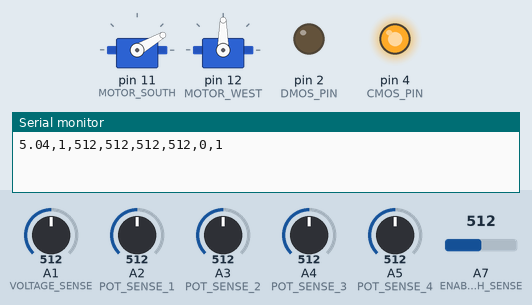
The sketch below on a simulated Arduino Mega 2560, built with avr-gcc and run on an emulated ATmega2560. Parts: 2 × servo, output pins drawn as LEDs (lit = HIGH), the last lines printed to the serial monitor. The inputs (shaded band) are chosen by the test bench; at power-on: A1 (VOLTAGE_SENSE) = 512, A2 (POT_SENSE_1) = 512, A3 (POT_SENSE_2) = 512, A4 (POT_SENSE_3) = 512, A5 (POT_SENSE_4) = 512, A7 (ENABLE_SWITCH_SENSE) = 512.

Above: at 1.2 s.
1.3 s: A1 (VOLTAGE_SENSE) set to 626
6.2 s: A1 (VOLTAGE_SENSE) set to 655
At 10.4 s:
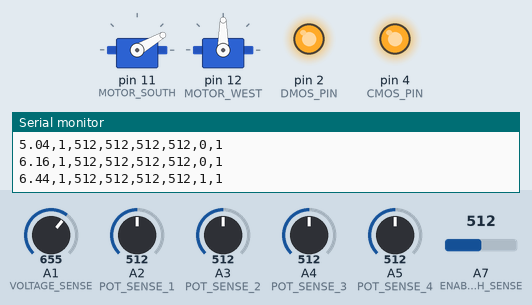
11.5 s: A2 (POT_SENSE_1) set to 716
At 15.6 s:
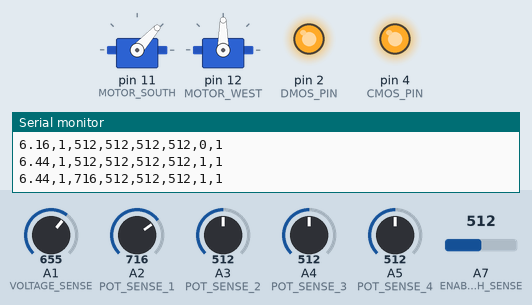
21.5 s: A3 (POT_SENSE_2) set to 716
At 25.8 s:
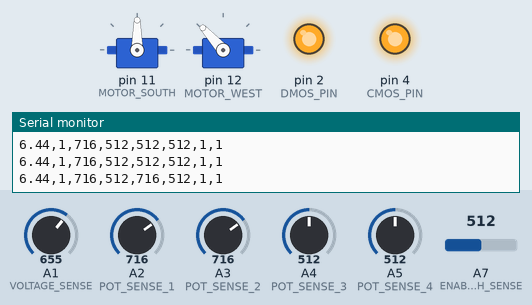
31.5 s: A4 (POT_SENSE_3) set to 716
At 36.0 s:
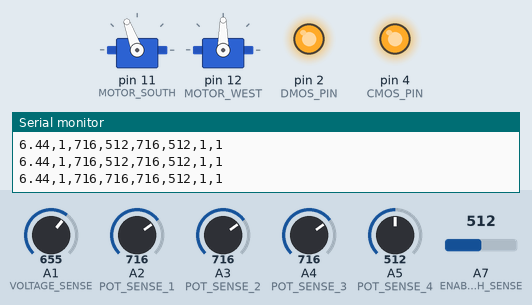
41.5 s: A2 (POT_SENSE_1) set to 848
51.5 s: A2 (POT_SENSE_1) set to 874
At 55.3 s:
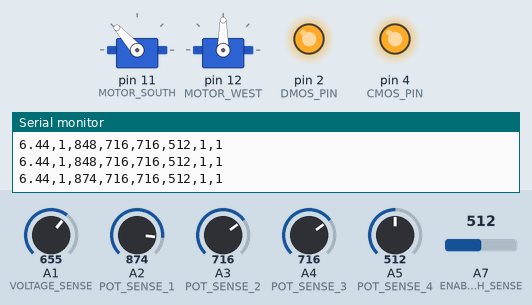
Timing chart, 0 to 86.5 s (numbered marks = the images above; inputs shaded):
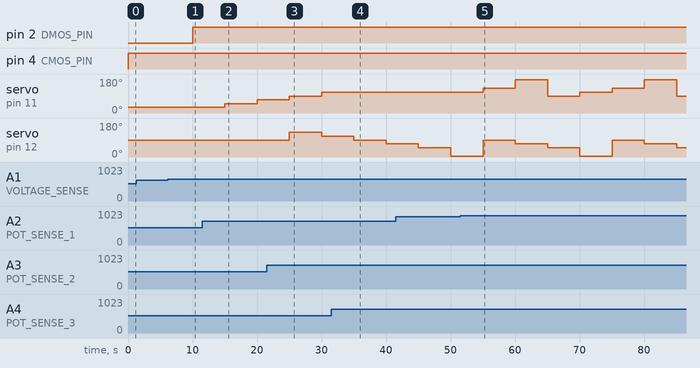

Measured:
- the behaviour switches between 640 and 641 on A1 (VOLTAGE_SENSE) (found by bisection; images 0 and 1)
- the behaviour switches between 858 and 859 on A2 (POT_SENSE_1) (found by bisection; images 4 and 5)
- after the input at 6.2 s, pin 2 (DMOS_PIN): LOW → HIGH after 3.8 s
- after the input at 11.5 s, servo on pin 11 (MOTOR_SOUTH): 30° → 48° after 3.5 s, → 70° 5.0 s later
- after the input at 21.5 s, servo on pin 12 (MOTOR_WEST): 90° → 132° after 3.5 s, → 110° 5.0 s later
- after the input at 31.5 s, servo on pin 11 (MOTOR_SOUTH): stays 110° (without the input it goes to 132° after 3.5 s)
- after the input at 51.5 s, servo on pin 11 (MOTOR_SOUTH): 110° → 132° after 3.5 s, → 175° 5.0 s later, → 90° 5.0 s later, → 110° 5.0 s later, … (7 changes in this stretch)

The sketch:

mdp_bms.ino
```cpp
// MDP Harris 2016
// Developed my Maria Karstens
// Fall 2016

#include <Servo.h>
#include <SoftwareSerial.h>

/*------- DEFINE PIN OUTS-------*/
#define VOLTAGE_SENSE A1
// #define CURRENT_SENSE A6
#define POT_SENSE_1 A2
#define POT_SENSE_2 A3
#define POT_SENSE_3 A4
#define POT_SENSE_4 A5
#define ENABLE_SWITCH_SENSE A7
#define CMOS_PIN 4
#define DMOS_PIN 2
#define BAT_LED1 10  // indicates charge level of battery pack
#define BAT_LED2 8
#define BAT_LED3 6
#define MOTOR_SOUTH 11
#define MOTOR_WEST 12
#define TEMP_SENSE A8
Servo G1;
Servo G2;

/*------- DEFINE PARAMTER BOUNDARIES-------*/
#define MAX_VOLTAGE 7.9 // in V
#define MIN_VOLTAGE 6.3 // in V
//#define MAX_CURRENT 1000 // in mA

/*------- INITIALIZE PARAMTER BOUNDARIES-------*/
double voltage = 0.0;
// double current = 0.0;
int top = 0;          // top is defined as PV coincident with spring
int bot = 0;          // bot is opposite to and coincident with the motor
int right = 0;        // right is defined as PV coincident with spring
int left = 0;         // left is opposite top and coincident with the motor
int topBotDiff = 0;
int rightLeftDiff = 0;
int posG1 = 0;
int posG2 = 0;
int voltageDiffComp = 143; //voltage difference comparison (1000 degrees from PR sensor reading / 7 possible rotation angles (15, 10, 5...)
int positionTB = 0;
int positionLR = 0;
int enable_R = 0.0;
int rotate = 0;
int dmos = 0;
int cmos = 0;
//double temp = 0;

/*------- SETUP-------*/
void setup() {
    Serial.begin(9600); //baud rate is the rate at which information will pass from Arudino to computer

    pinMode(DMOS_PIN, OUTPUT);
    digitalWrite(DMOS_PIN, LOW);

    pinMode(CMOS_PIN, OUTPUT);
    digitalWrite(CMOS_PIN, LOW);

    pinMode(MOTOR_SOUTH, OUTPUT);
    pinMode(MOTOR_WEST, OUTPUT);

    G1.attach(MOTOR_SOUTH);
    G1.write(circleFunc(0)); // default to horizontel position
    G2.attach(MOTOR_WEST);
    G2.write(circleFunc2(3)); // default to horizontel position
}

/*--------------MAIN LOOP--------------*/
void loop() {
    read_sensors();
    C_MOS_enable();
    D_MOS_enable();
    battery_LEDs();
    drive_motors();
    output_readings();
    delay(5000);
}

/*--------------OUTPUT READINGS--------------*/
void output_readings(void){
    Serial.print(voltage);
    Serial.print(",");
    //Serial.print(current-2.5);
    //Serial.print(",");
    Serial.print(rotate);
    Serial.print(",");
    Serial.print(top);
    Serial.print(",");
    Serial.print(bot);
    Serial.print(",");
    Serial.print(right);
    Serial.print(",");
    Serial.print(left);
    Serial.print(",");
    Serial.print(dmos);
    Serial.print(",");
    Serial.print(cmos);
    Serial.print("\n");
}
/*-------READ ALL SENSE MEASUREMENTS-------*/
void read_sensors(void){
  read_bat_voltage();
  //read_current();
  //read_temp();
  read_enable_rotation(); // Rotational Mount Enable Switch
}

/*-------MEASURE BATTERY PACK VOLTAGE-------*/
void read_bat_voltage(void){
  double r_top = 98530.0;
  double r_bottom = 98947.0;
  double sum = 0;
  int i = 0;
  for (i = 0;i<5;i++){
      sum +=  analogRead(VOLTAGE_SENSE) * 5.0 / 1023.0 * (r_top + r_bottom) / r_bottom + 0.05;
  }
  voltage = sum / i;
}

/*-------MEASURE CHARGE/DISCHARGE CURRENT FROM THE BATTERY-------*/
//void read_current(void){
//    current = analogRead(CURRENT_SENSE) * 5.0 / 1023.0; // mV reading
//}

/*-------ROTATIONAL MOUNT ENABLE SWITCH-------*/
void read_enable_rotation(void){
   enable_R = analogRead(ENABLE_SWITCH_SENSE) / 1023.0 * 5.0;
   if (enable_R > 1.0){ // allow rotational mount to activate
      rotate = 1;
   }
   else{
      rotate = 0;
   }
}

//*-------SET BATTEY CHARGE LEVEL INDICATOR LEDS-------*/
void battery_LEDs(void){
  if (voltage <= (MIN_VOLTAGE+0.5)){ // battery is near empty
      digitalWrite(BAT_LED3,LOW);
      digitalWrite(BAT_LED2,LOW);
      digitalWrite(BAT_LED1,HIGH);
  }
  else if(voltage <= (MAX_VOLTAGE-1.5)){
      digitalWrite(BAT_LED3,LOW);
      digitalWrite(BAT_LED2,HIGH);
      digitalWrite(BAT_LED1,LOW);
  }
  else {
      digitalWrite(BAT_LED3,HIGH);
      digitalWrite(BAT_LED2,HIGH);
      digitalWrite(BAT_LED1,LOW);
  }
}

//*-------DISCHARGE BIDIRECTIONAL MOSFET-------*/
void D_MOS_enable(void) {
  if (voltage >= MIN_VOLTAGE){
      digitalWrite(DMOS_PIN, HIGH);
      dmos = 1;
  }
  else{
      digitalWrite(DMOS_PIN, LOW);
      dmos = 0;
  }
}

//*-------CHARGE BIDIRECTIONAL MOSFET-------*/
void C_MOS_enable(void){
  if (voltage <= MAX_VOLTAGE){
      digitalWrite(CMOS_PIN, HIGH);
      cmos = 1;
  }
  else{
      digitalWrite(CMOS_PIN, LOW);
      dmos = 0;
  }
}

///*-------MEASURE TEMPERATURE-------*/
//void read_temp(void){
//   double resistor_bottom = 0; // change when soldered to board...
//   temp = analogRead(TEMP_SENSE) / 1023 * 5;
//   Serial.print("\nTemperature: ");
//   Serial.print(temp,5);
//   Serial.print("C");
//}
//

/*-------ROTATIONAL MOUNT MOTORS-------*/
void drive_motors(void){
    top = analogRead(POT_SENSE_1);
    bot = analogRead(POT_SENSE_3);
    right = analogRead(POT_SENSE_2);
    left = analogRead(POT_SENSE_4);

    topBotDiff = top - bot;  //difference between PV voltage readings
    rightLeftDiff = right - left;  // ...

    //  Check if reading dff is too high, then recalculate appropriate position and send motor to it
    if(rotate){
        if (abs(topBotDiff) > 60){
          positionTB += topBotDiff/voltageDiffComp;
          if(positionTB > 6 || positionTB < 0) positionTB = 3;
              G1.write(circleFunc(positionTB));
        }

        if (abs(rightLeftDiff) > 60){
          positionLR += rightLeftDiff/voltageDiffComp;
          if(positionLR > 6 || positionLR < 0) positionLR = 3;
              G2.write(circleFunc2(positionLR));
        }
    }
 }

/*--------------DRIVE MOTOR1--------------*/
int circleFunc(int pos) {
  int angle = 5;
  if(pos == 0) angle = 30;
  else if(pos == 1) angle = 48;
  else if(pos == 2) angle = 70;
  else if(pos == 3) angle = 90;
  else if(pos == 4) angle = 110;
  else if(pos == 5) angle = 132;
  else if(pos == 6) angle = 175;
  return angle;
}

/*--------------DRIVE MOTOR2--------------*/
int circleFunc2(int pos) {
  int angle = 5;
  if(pos == 6) angle = 5;
  else if(pos == 5) angle = 48;
  else if(pos == 4) angle = 70;
  else if(pos == 3) angle = 90;
  else if(pos == 2) angle = 110;
  else if(pos == 1) angle = 132;
  else if(pos == 0) angle = 175;
  return angle;
}
```
